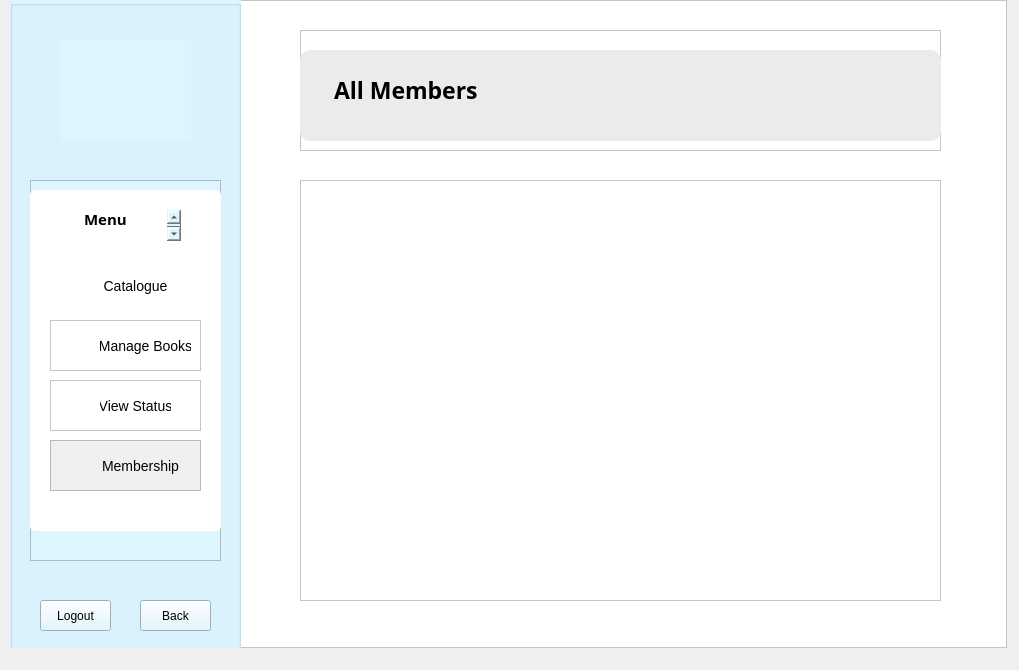
<?xml version="1.0" encoding="UTF-8"?>
<ui version="4.0">
 <class>AdminViewAllMembers</class>
 <widget class="QDialog" name="AdminViewAllMembers">
  <property name="geometry">
   <rect>
    <x>0</x>
    <y>0</y>
    <width>1019</width>
    <height>670</height>
   </rect>
  </property>
  <property name="windowTitle">
   <string>Dialog</string>
  </property>
  <widget class="QFrame" name="frame">
   <property name="geometry">
    <rect>
     <x>10</x>
     <y>0</y>
     <width>997</width>
     <height>648</height>
    </rect>
   </property>
   <property name="styleSheet">
    <string notr="true">background: white;</string>
   </property>
   <property name="frameShape">
    <enum>QFrame::StyledPanel</enum>
   </property>
   <property name="frameShadow">
    <enum>QFrame::Raised</enum>
   </property>
   <widget class="QGroupBox" name="menuPanel">
    <property name="geometry">
     <rect>
      <x>0</x>
      <y>0</y>
      <width>231</width>
      <height>671</height>
     </rect>
    </property>
    <property name="styleSheet">
     <string notr="true">background: rgb(220, 245, 255);</string>
    </property>
    <property name="title">
     <string/>
    </property>
    <widget class="QLabel" name="logo">
     <property name="geometry">
      <rect>
       <x>50</x>
       <y>40</y>
       <width>131</width>
       <height>101</height>
      </rect>
     </property>
     <property name="text">
      <string/>
     </property>
     <property name="pixmap">
      <pixmap resource="Resources.qrc">:/images/logo.png</pixmap>
     </property>
     <property name="scaledContents">
      <bool>true</bool>
     </property>
    </widget>
    <widget class="QFrame" name="menu">
     <property name="geometry">
      <rect>
       <x>20</x>
       <y>180</y>
       <width>191</width>
       <height>381</height>
      </rect>
     </property>
     <property name="frameShape">
      <enum>QFrame::StyledPanel</enum>
     </property>
     <property name="frameShadow">
      <enum>QFrame::Raised</enum>
     </property>
     <widget class="QListWidget" name="listWidget_2">
      <property name="geometry">
       <rect>
        <x>0</x>
        <y>10</y>
        <width>191</width>
        <height>341</height>
       </rect>
      </property>
      <property name="styleSheet">
       <string notr="true">background: white;
border-radius: 5px;</string>
      </property>
      <property name="frameShadow">
       <enum>QFrame::Raised</enum>
      </property>
     </widget>
     <widget class="QPlainTextEdit" name="plainTextEdit_6">
      <property name="geometry">
       <rect>
        <x>50</x>
        <y>30</y>
        <width>101</width>
        <height>31</height>
       </rect>
      </property>
      <property name="styleSheet">
       <string notr="true">font-family: Baloo 2;
font-weight: bold;
background: white;
font-size: 15px;
</string>
      </property>
      <property name="frameShape">
       <enum>QFrame::NoFrame</enum>
      </property>
      <property name="frameShadow">
       <enum>QFrame::Plain</enum>
      </property>
      <property name="plainText">
       <string>Admin Menu</string>
      </property>
      <property name="backgroundVisible">
       <bool>false</bool>
      </property>
     </widget>
     <widget class="QFrame" name="catalogue_1">
      <property name="geometry">
       <rect>
        <x>20</x>
        <y>80</y>
        <width>151</width>
        <height>51</height>
       </rect>
      </property>
      <property name="styleSheet">
       <string notr="true">background: white;
border-radius: 5px;</string>
      </property>
      <property name="frameShape">
       <enum>QFrame::StyledPanel</enum>
      </property>
      <property name="frameShadow">
       <enum>QFrame::Raised</enum>
      </property>
      <widget class="QLabel" name="label_5">
       <property name="geometry">
        <rect>
         <x>10</x>
         <y>10</y>
         <width>31</width>
         <height>31</height>
        </rect>
       </property>
       <property name="text">
        <string/>
       </property>
       <property name="pixmap">
        <pixmap resource="Resources.qrc">:/images/Icons/books.png</pixmap>
       </property>
       <property name="scaledContents">
        <bool>true</bool>
       </property>
      </widget>
      <widget class="QPushButton" name="catalogue">
       <property name="geometry">
        <rect>
         <x>50</x>
         <y>10</y>
         <width>71</width>
         <height>31</height>
        </rect>
       </property>
       <property name="styleSheet">
        <string notr="true">QPushButton {
background: transparent;
font-size: 14px;
border: none;
}

QPushButton:hover {
	color: rgb(124, 204, 241);
}</string>
       </property>
       <property name="text">
        <string>Catalogue</string>
       </property>
       <property name="autoDefault">
        <bool>false</bool>
       </property>
      </widget>
     </widget>
     <widget class="QFrame" name="manageBooks_1">
      <property name="geometry">
       <rect>
        <x>20</x>
        <y>140</y>
        <width>151</width>
        <height>51</height>
       </rect>
      </property>
      <property name="styleSheet">
       <string notr="true">background: white;</string>
      </property>
      <property name="frameShape">
       <enum>QFrame::StyledPanel</enum>
      </property>
      <property name="frameShadow">
       <enum>QFrame::Raised</enum>
      </property>
      <widget class="QLabel" name="label_6">
       <property name="geometry">
        <rect>
         <x>10</x>
         <y>10</y>
         <width>31</width>
         <height>31</height>
        </rect>
       </property>
       <property name="text">
        <string/>
       </property>
       <property name="pixmap">
        <pixmap resource="Resources.qrc">:/images/Icons/book.png</pixmap>
       </property>
       <property name="scaledContents">
        <bool>true</bool>
       </property>
      </widget>
      <widget class="QPushButton" name="manageBooks">
       <property name="geometry">
        <rect>
         <x>50</x>
         <y>10</y>
         <width>91</width>
         <height>31</height>
        </rect>
       </property>
       <property name="styleSheet">
        <string notr="true">QPushButton {
background: transparent;
font-size: 14px;
border: none;
}

QPushButton:hover {
	color: rgb(124, 204, 241);
}</string>
       </property>
       <property name="text">
        <string>Manage Books</string>
       </property>
      </widget>
     </widget>
     <widget class="QFrame" name="status_1">
      <property name="geometry">
       <rect>
        <x>20</x>
        <y>200</y>
        <width>151</width>
        <height>51</height>
       </rect>
      </property>
      <property name="styleSheet">
       <string notr="true">background: white;</string>
      </property>
      <property name="frameShape">
       <enum>QFrame::StyledPanel</enum>
      </property>
      <property name="frameShadow">
       <enum>QFrame::Raised</enum>
      </property>
      <widget class="QLabel" name="label_7">
       <property name="geometry">
        <rect>
         <x>10</x>
         <y>10</y>
         <width>31</width>
         <height>31</height>
        </rect>
       </property>
       <property name="text">
        <string/>
       </property>
       <property name="pixmap">
        <pixmap resource="Resources.qrc">:/images/Icons/status.png</pixmap>
       </property>
       <property name="scaledContents">
        <bool>true</bool>
       </property>
      </widget>
      <widget class="QPushButton" name="status">
       <property name="geometry">
        <rect>
         <x>50</x>
         <y>10</y>
         <width>71</width>
         <height>31</height>
        </rect>
       </property>
       <property name="styleSheet">
        <string notr="true">QPushButton {
background: transparent;
font-size: 14px;
border: none;
}

QPushButton:hover {
	color: rgb(124, 204, 241);
}</string>
       </property>
       <property name="text">
        <string>View Status</string>
       </property>
      </widget>
     </widget>
     <widget class="QFrame" name="membership_1">
      <property name="geometry">
       <rect>
        <x>20</x>
        <y>260</y>
        <width>151</width>
        <height>51</height>
       </rect>
      </property>
      <property name="styleSheet">
       <string notr="true">background: rgb(240, 240, 240);</string>
      </property>
      <property name="frameShape">
       <enum>QFrame::StyledPanel</enum>
      </property>
      <property name="frameShadow">
       <enum>QFrame::Raised</enum>
      </property>
      <widget class="QLabel" name="label_8">
       <property name="geometry">
        <rect>
         <x>10</x>
         <y>10</y>
         <width>31</width>
         <height>31</height>
        </rect>
       </property>
       <property name="text">
        <string/>
       </property>
       <property name="pixmap">
        <pixmap resource="Resources.qrc">:/images/Icons/user.png</pixmap>
       </property>
       <property name="scaledContents">
        <bool>true</bool>
       </property>
      </widget>
      <widget class="QPushButton" name="membership">
       <property name="geometry">
        <rect>
         <x>50</x>
         <y>10</y>
         <width>81</width>
         <height>31</height>
        </rect>
       </property>
       <property name="styleSheet">
        <string notr="true">QPushButton {
background: transparent;
font-size: 14px;
border: none;
}

QPushButton:hover {
	color: rgb(124, 204, 241);
}</string>
       </property>
       <property name="text">
        <string>Membership</string>
       </property>
      </widget>
     </widget>
    </widget>
    <widget class="QPushButton" name="pushButton_2">
     <property name="geometry">
      <rect>
       <x>30</x>
       <y>600</y>
       <width>71</width>
       <height>31</height>
      </rect>
     </property>
     <property name="styleSheet">
      <string notr="true">QPushButton:hover {
	color: rgb(106, 146, 255);
}</string>
     </property>
     <property name="text">
      <string>Logout</string>
     </property>
    </widget>
    <widget class="QPushButton" name="back">
     <property name="geometry">
      <rect>
       <x>130</x>
       <y>600</y>
       <width>71</width>
       <height>31</height>
      </rect>
     </property>
     <property name="styleSheet">
      <string notr="true">/*QPushButton {
background: white;
}*/

QPushButton:hover {
	color: rgb(106, 146, 255);
}</string>
     </property>
     <property name="text">
      <string>Back</string>
     </property>
     <property name="icon">
      <iconset theme="go-previous">
       <normaloff>.</normaloff>.</iconset>
     </property>
    </widget>
   </widget>
   <widget class="QFrame" name="heading_3">
    <property name="geometry">
     <rect>
      <x>290</x>
      <y>30</y>
      <width>641</width>
      <height>121</height>
     </rect>
    </property>
    <property name="frameShape">
     <enum>QFrame::StyledPanel</enum>
    </property>
    <property name="frameShadow">
     <enum>QFrame::Raised</enum>
    </property>
    <widget class="QPlainTextEdit" name="plainTextEdit_9">
     <property name="geometry">
      <rect>
       <x>0</x>
       <y>20</y>
       <width>641</width>
       <height>91</height>
      </rect>
     </property>
     <property name="styleSheet">
      <string notr="true">background: rgb(235, 235, 235);
border-radius: 10px;</string>
     </property>
     <property name="frameShadow">
      <enum>QFrame::Raised</enum>
     </property>
     <property name="plainText">
      <string/>
     </property>
    </widget>
    <widget class="QPlainTextEdit" name="plainTextEdit_10">
     <property name="geometry">
      <rect>
       <x>30</x>
       <y>40</y>
       <width>231</width>
       <height>41</height>
      </rect>
     </property>
     <property name="styleSheet">
      <string notr="true">font-family: Baloo 2;
font-weight: bold;
font-size: 23px;
background: transparent;</string>
     </property>
     <property name="frameShape">
      <enum>QFrame::NoFrame</enum>
     </property>
     <property name="plainText">
      <string>All Members</string>
     </property>
    </widget>
   </widget>
   <widget class="QTableView" name="tableView">
    <property name="geometry">
     <rect>
      <x>290</x>
      <y>180</y>
      <width>641</width>
      <height>421</height>
     </rect>
    </property>
    <property name="styleSheet">
     <string notr="true">font: 9pt &quot;Segoe UI&quot;;</string>
    </property>
   </widget>
  </widget>
 </widget>
 <resources>
  <include location="Resources.qrc"/>
 </resources>
 <connections/>
</ui>
